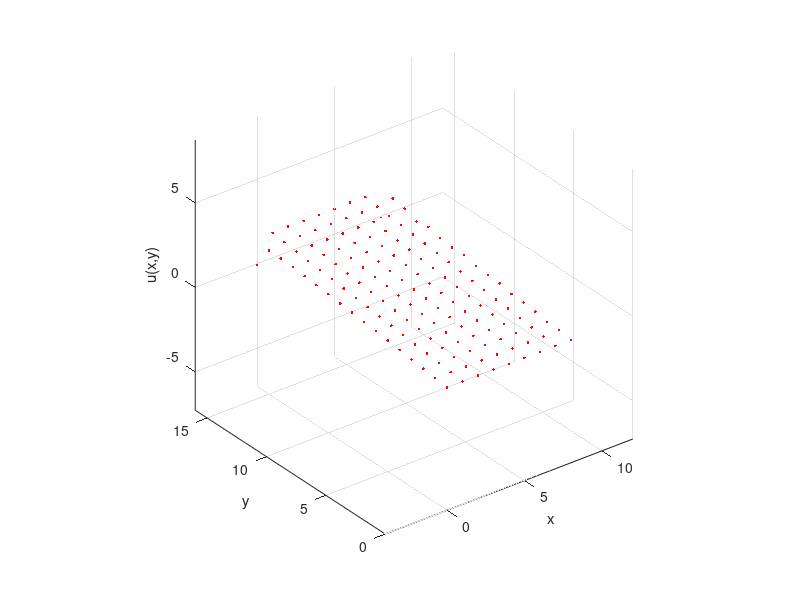
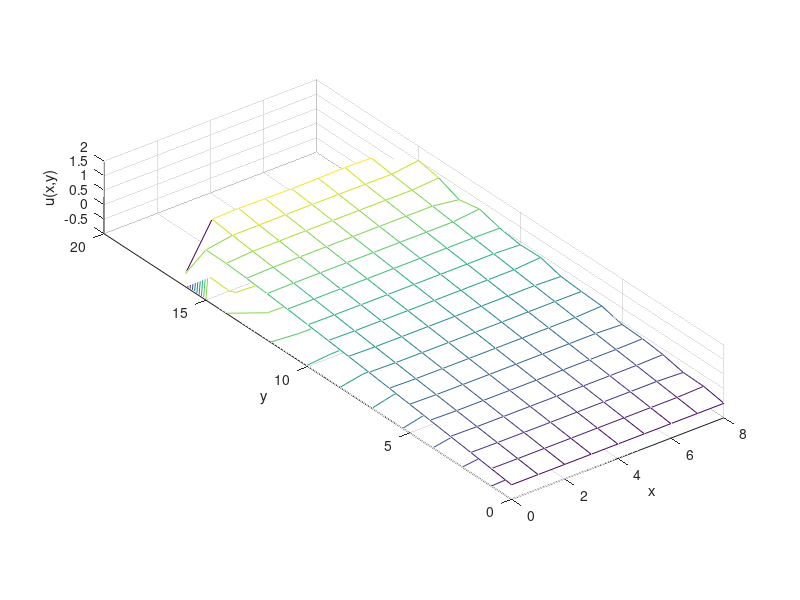

Write the MATLAB code that produced these figures, in order.
function a1114b()
%==========================================================================
% S1 - Fourier series solution (lambda-corrected) for the 2D Laplace
%      equation, parallel-bars (barra-barra) configuration
%==========================================================================
% Supplementary Material S1 for:
%   "From White-Box to Epistemic Agent: Teaching Laplace's Equation via
%    Low-Cost Experiments and Physics-Informed Neural Networks"
%
% Authors: Nestor Forero (analytical derivation and original code),
%          Alexander Agudelo Cardenas, Carlos Pena,
%          Esperanza Rodriguez Carmona
% ORCID:   0000-0003-0598-2317 (corresponding author)
% Contact: alexander.cardenas@esing.edu.co
%
% Repository: https://github.com/alexanderagudelocardenas/TEME-ECT-PINN-Laplace
% License:    MIT
%--------------------------------------------------------------------------
% DESCRIPTION
%--------------------------------------------------------------------------
% Closed-form (analytical) solution of the lambda-corrected Laplace
% equation
%
%       Uxx + Uyy = lambda * U
%
% for the parallel-bars electrode configuration, obtained via separation
% of variables and superposition of two Fourier series problems:
%
%   u1(x,y): satisfies u1(x,0)=0, u1(x,b)=1.5, u1(0,y)=0, u1(a,y)=0
%   u2(x,y): satisfies u2(0,y)=f, u2(a,y)=f, u2(x,0)=0, u2(x,b)=0
%
%   u(x,y) = u1(x,y) + u2(x,y)
%
% lambda was estimated experimentally from Tracker-digitized voltage data
% (see S3_data), averaging the finite-difference residual
% lambda_ij = (1/U_ij) * [ (U(i+1,j)-2U(i,j)+U(i-1,j))/hx^2
%                        + (U(i,j+1)-2U(i,j)+U(i,j-1))/hy^2 ]
% over all interior nodes: lambda = 0.029940 cm^-2 (n=30 Fourier terms).
%
% METHOD CORRESPONDENCE: this is Method M3 (White-box, lambda-Fourier) in
% the article's model progression table.
%
% *** OPEN ITEM - PLEASE CONFIRM BEFORE PUBLICATION ***
% The derivation text (source document) states the experimental domain as
% a = 12, b = 24. This code instead uses aa = 8, bb = 16 (see below).
% These values disagree and must be reconciled with Nestor before this
% script is treated as final for the article's reproducibility package.
%--------------------------------------------------------------------------

n = 30;                        % number of Fourier terms

alpha = (0.029940 + 0*1.75)^0.5;   % sqrt(lambda), lambda = 0.029940 cm^-2
%alpha = 1;
%alpha1 = abs(alpha);

% --- Fourier coefficients a_k (u2 branch, x-boundary conditions) --------
for i = 1:1:n
    a1 = pi*i;
    dd = -2*1.5/sinh(alpha);
    dd = dd*1/((alpha^2 + a1^2));
    dd = dd*(cosh(alpha)*sin(a1)*alpha + a1*sinh(alpha)*cos(a1));
    d(i) = dd;
end
%d'

% --- Fourier coefficients b_k (u1 branch, y-boundary condition) --------
for i = 1:1:n
    a1 = (alpha + (pi*(2*i-1))^2)^0.5;
    b(i) = 6/(pi*(2*i-1)*sinh(a1));
end
%b';

% --- Domain dimensions (cm) --- SEE OPEN ITEM ABOVE ---------------------
aa = 8;
bb = 16;

% --- Evaluation grid -----------------------------------------------------
x = [0:1/8:1];
y = x; %
y = [0:1/16:1];

[m1 n1] = size(x)
[m2 n2] = size(y)

x = aa*x;
y = bb*y;

j3 = 1;

for j1 = 1:1:n1
    for j2 = 1:1:n2
        suma = 0;

        % u2 contribution (a_k series)
        for i = 1:1:n
            c1 = (pi^2*i^2 + alpha).^0.5;
            c2 = c1*x(j1);
            a1 = c1*y(j2);
            dd2 = d(i); %*(1-cosh(c1))/sinh(c1)
            dd3 = (1 - cosh(c1))/sinh(c1);
            dd2 = dd2*(cosh(c2/aa) + dd3*sinh(c2/aa));
            suma = suma + dd2*sin(a1/bb); %
        end

        % u1 contribution (b_k series)
        for i = 1:1:n
            c1 = pi*(2*i-1);
            c2 = (c1^2 + alpha)^0.5;
            suma = suma + b(i)*sin(c1*x(j1)/aa).*sinh(c2*y(j2)/bb);
        end

        %suma = suma*10^(-0);
        AA(j1,j2) = suma;
        uu(j3,:) = [x(j1) y(j2) suma];
        j3 = j3 + 1;
        %plot3(x(j1),y(j2),suma,'.r')
        %hold on
    end
end

uu = uu';
%uu'
%
AA'

figure(1)
%plot3(24*uu(1,:),12*uu(2,:),uu(3,:),'.r')
plot3(uu(1,:), uu(2,:), uu(3,:), '.r')
xlabel('x')
ylabel('y')
zlabel('u(x,y)')
grid on
axis equal

[X Y] = meshgrid(x,y);

figure(2)
meshc(X, Y, AA');
xlabel('x')
ylabel('y')
zlabel('u(x,y)')
axis equal;
grid on;

end
